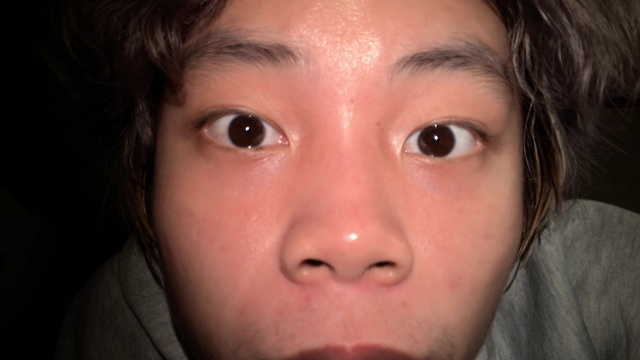
#> input picture captured_image.jpg, 640 x 360 px, given in place of the camera
$ python untitled2.py
#> lines starting #> are read from the running program, lines starting #| are printed output that depends on the picture; after the words box and inside, x2 and y2 are one past the last pixel; in counts of white or black regions, pixels touching at a corner belong together
import cv2

# 加载人脸和眼睛级联分类器
face_cascade = cv2.CascadeClassifier('haarcascade_frontalface_default.xml')
eye_cascade = cv2.CascadeClassifier('haarcascade_eye.xml')

# 初始化摄像头
cap = cv2.VideoCapture(0)

while True:
    # 读取摄像头图像
    ret, frame = cap.read()
#> frame is the input picture: shape (360, 640, 3); mean B, G, R 64, 73.4, 109.6
    if not ret:
        break

    # 将图像转换为灰度图
    gray = cv2.cvtColor(frame, cv2.COLOR_BGR2GRAY)
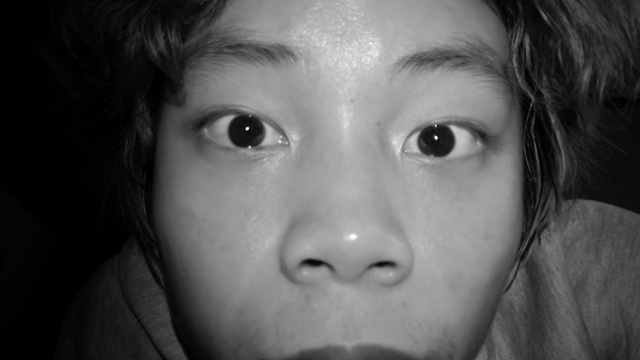
#> gray: shape (360, 640); min 0, max 253, mean 83.2

    # 检测人脸
    faces = face_cascade.detectMultiScale(gray, 1.3, 5)
#> faces = [[382, 74, 166, 166]]

    # 遍历检测到的人脸
    for (x, y, w, h) in faces:
        roi_gray = gray[y:y+h, x:x+w]
        roi_color = frame[y:y+h, x:x+w]

        # 检测眼睛
        eyes = eye_cascade.detectMultiScale(roi_gray)

        # 遍历检测到的眼睛
        for (ex, ey, ew, eh) in eyes:
            eye_roi_gray = roi_gray[ey:ey+eh, ex:ex+ew]
            eye_roi_color = roi_color[ey:ey+eh, ex:ex+ew]

            # 使用阈值化处理找到瞳孔
            _, eye_thresh = cv2.threshold(eye_roi_gray, 50, 255, cv2.THRESH_BINARY_INV)
            contours, _ = cv2.findContours(eye_thresh, cv2.RETR_TREE, cv2.CHAIN_APPROX_SIMPLE)

            # 寻找最大的轮廓作为瞳孔
            if len(contours) > 0:
                pupil = max(contours, key=cv2.contourArea)
                x1, y1, w1, h1 = cv2.boundingRect(pupil)
                center = (int(x1 + w1/2), int(y1 + h1/2))

                # 在眼睛区域绘制瞳孔中心
                cv2.circle(eye_roi_color, center, 3, (255, 0, 0), -1)

        # 在眼睛周围绘制矩形
        for (ex, ey, ew, eh) in eyes:
            cv2.rectangle(roi_color, (ex, ey), (ex+ew, ey+eh), (0, 255, 0), 2)
#> this loop made 1 pass
#> (x, y, w, h, eyes) on pass 1: (382, 74, 166, 166, [[81, 43, 46, 46], [16, 23, 89, 89]])
#> pass 1, `roi_gray = gray[y:y+h, x:x+w]`:
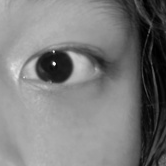
#> roi_gray: shape (166, 166); min 0, max 249, mean 123.9
#> after the loop:
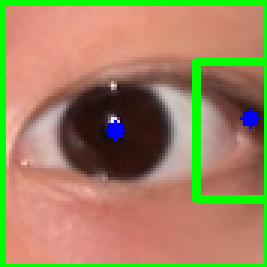
#> eye_roi_color: shape (89, 89, 3) (shown 3 times larger); mean B, G, R 96, 132.6, 158.6
#> after the loop:
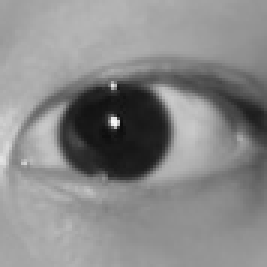
#> eye_roi_gray: shape (89, 89) (shown 3 times larger); min 12, max 249, mean 136.8
#> after the loop:
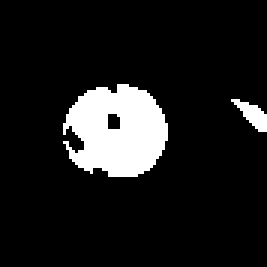
#> eye_thresh: shape (89, 89) (shown 3 times larger); 10.8% white; 2 white regions, box (x1, y1, x2, y2) and area: (21, 28, 56, 59) 796, (77, 33, 89, 44) 62
#> after the loop:
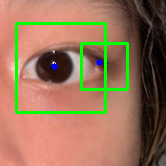
#> roi_color: shape (166, 166, 3); mean B, G, R 88.1, 116.5, 152.5

    # 显示结果
    cv2.imshow('Eye Tracking', frame)
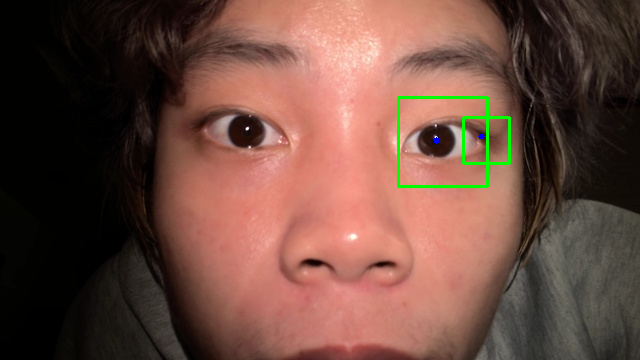
#> window 'Eye Tracking': shape (360, 640, 3); mean B, G, R 63.3, 74.3, 108.3

    # 检测按键事件
    if cv2.waitKey(1) & 0xFF == ord('q'):
#> (key q is pressed here)
        break

# 释放摄像头资源
cap.release()
cv2.destroyAllWindows()

$ run again, on eye_image.jpg
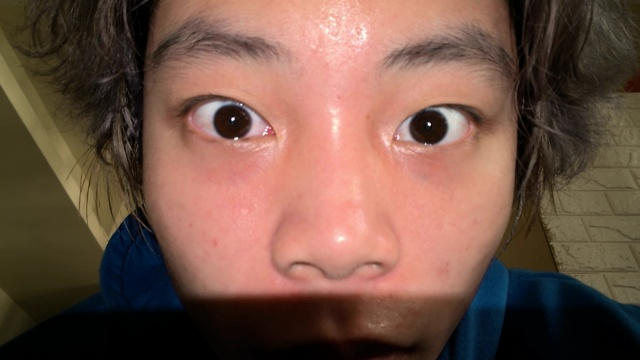
#> input picture eye_image.jpg, 640 x 360 px, given in place of the camera
#> frame is the input picture: shape (360, 640, 3); mean B, G, R 71.4, 84.6, 115.6
#> faces = [[117, 54, 170, 170]]
#> the loop `for (x, y, w, h) in faces:` made 1 pass
#> (x, y, w, h, eyes) on pass 1: (117, 54, 170, 170, [[54, 18, 100, 100]])
#> after the loop `for (x, y, w, h) in faces:`:
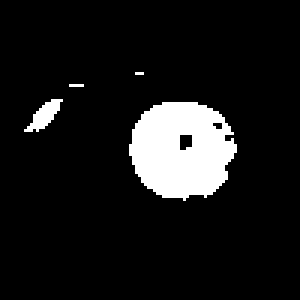
#> eye_thresh: shape (100, 100) (shown 3 times larger); 9.6% white; 4 white regions (2 under 20 px), largest, box (x1, y1, x2, y2) and area: (43, 34, 79, 67) 885, (8, 33, 21, 44) 65
#> `cv2.imshow('Eye Tracking', frame)`:
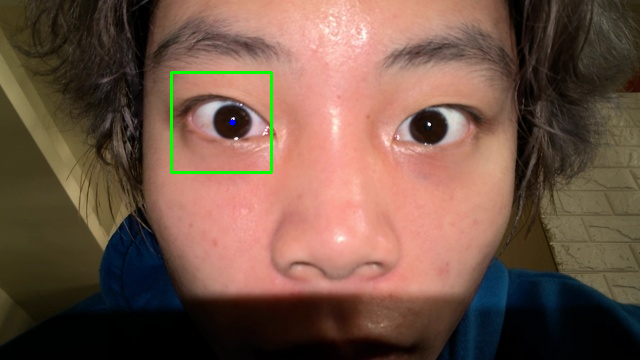
#> window 'Eye Tracking': shape (360, 640, 3); mean B, G, R 70.8, 85.2, 114.5
